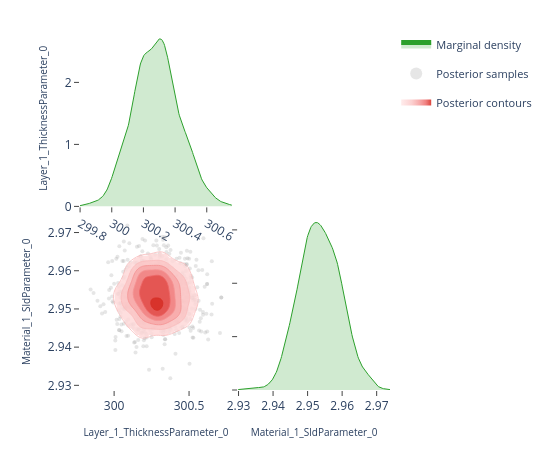

Notebook source saved alongside this figure:
### Code cell
# ---- Pairwise focus: thickness vs SLD ---------------------------------------
# A 2-parameter corner plot zooms in on the joint posterior for a specific
# pair.  This is the same view the EasyReflectometryApp's "2D Heatmap"
# sub-tab uses to inspect parameter degeneracies.


params_of_interest = ['Layer_1_ThicknessParameter_0', 'Material_1_SldParameter_0']
idx = [posterior.param_names.index(p) for p in params_of_interest]
subset_draws = np.asarray(posterior.draws)[:, idx]

fig = plot_corner(subset_draws, params_of_interest)
fig.show()

### Figure 1 — Plotly figure (JSON) as saved in the notebook; plotly's stock layout.template omitted (floating-point values rounded to 4 significant figures; data arrays with more than 128 entries replaced by an {"elided": "..."} marker saying what was removed)
{"data": [{"fill": "tozeroy", "fillcolor": "rgba(44, 160, 44, 0.22)", "hoverinfo": "skip", "legendgroup": "marginal", "line": {"color": "rgb(44, 160, 44)", "width": 1}, "mode": "lines", "name": "Marginal density", "showlegend": true, "type": "scatter", "x": {"elided": "256 float values"}, "xaxis": "x", "y": {"elided": "256 float values"}, "yaxis": "y"}, {"hoverinfo": "skip", "legendgroup": "scatter", "marker": {"color": "rgba(140, 140, 140, 0.22)", "size": 4}, "mode": "markers", "name": "Posterior samples", "showlegend": true, "type": "scatter", "x": {"elided": "800 float values"}, "xaxis": "x3", "y": {"elided": "800 float values"}, "yaxis": "y3", "zorder": 0}, {"colorscale": [[0.0, "rgba(255, 224, 224, 0.62)"], [0.35, "rgba(250, 188, 188, 0.70)"], [0.6, "rgba(245, 148, 148, 0.78)"], [0.82, "rgba(237, 104, 104, 0.84)"], [1.0, "rgba(215, 48, 39, 0.90)"]], "connectgaps": false, "contours": {"coloring": "fill", "end": 154.3, "showlabels": false, "showlines": false, "size": 24.36, "start": 32.48}, "hoverinfo": "skip", "legendgroup": "contour", "name": "Posterior contours", "showlegend": true, "showscale": false, "type": "contour", "x": [299.8, 299.8, 299.8, 299.8, 299.8, 299.9, 299.9, 299.9, 299.9, 299.9, 299.9, 299.9, 299.9, 300.0, 300.0, 300.0, 300.0, 300.0, 300.0, 300.0, 300.0, 300.1, 300.1, 300.1, 300.1, 300.1, 300.1, 300.1, 300.1, 300.2, 300.2, 300.2, 300.2, 300.2, 300.2, 300.2, 300.2, 300.2, 300.3, 300.3, 300.3, 300.3, 300.3, 300.3, 300.3, 300.3, 300.4, 300.4, 300.4, 300.4, 300.4, 300.4, 300.4, 300.4, 300.5, 300.5, 300.5, 300.5, 300.5, 300.5, 300.5, 300.5, 300.6, 300.6, 300.6, 300.6, 300.6, 300.6, 300.6, 300.6, 300.6, 300.7, 300.7, 300.7, 300.7, 300.7, 300.7, 300.7, 300.7, 300.8], "xaxis": "x3", "y": [2.93, 2.93, 2.931, 2.932, 2.932, 2.933, 2.933, 2.934, 2.934, 2.935, 2.935, 2.936, 2.937, 2.937, 2.938, 2.938, 2.939, 2.939, 2.94, 2.94, 2.941, 2.942, 2.942, 2.943, 2.943, 2.944, 2.944, 2.945, 2.945, 2.946, 2.947, 2.947, 2.948, 2.948, 2.949, 2.949, 2.95, 2.95, 2.951, 2.952, 2.952, 2.953, 2.953, 2.954, 2.954, 2.955, 2.955, 2.956, 2.957, 2.957, 2.958, 2.958, 2.959, 2.959, 2.96, 2.96, 2.961, 2.962, 2.962, 2.963, 2.963, 2.964, 2.964, 2.965, 2.966, 2.966, 2.967, 2.967, 2.968, 2.968, 2.969, 2.969, 2.97, 2.971, 2.971, 2.972, 2.972, 2.973, 2.973, 2.974], "yaxis": "y3", "z": {"elided": "80x80 float values"}, "zmax": 154.3, "zmin": 32.48, "zorder": 1}, {"colorscale": [[0.0, "rgba(250, 188, 188, 0.94)"], [0.35, "rgba(250, 188, 188, 0.94)"], [0.35, "rgba(245, 148, 148, 0.95)"], [0.6, "rgba(245, 148, 148, 0.95)"], [0.6, "rgba(237, 104, 104, 0.96)"], [0.82, "rgba(237, 104, 104, 0.96)"], [0.82, "rgba(215, 48, 39, 0.98)"], [1.0, "rgba(215, 48, 39, 0.98)"]], "contours": {"coloring": "lines", "end": 154.3, "showlabels": false, "size": 24.36, "start": 32.48}, "hoverinfo": "skip", "legendgroup": "contour", "line": {"width": 0.9}, "showlegend": false, "showscale": false, "type": "contour", "x": [299.8, 299.8, 299.8, 299.8, 299.8, 299.9, 299.9, 299.9, 299.9, 299.9, 299.9, 299.9, 299.9, 300.0, 300.0, 300.0, 300.0, 300.0, 300.0, 300.0, 300.0, 300.1, 300.1, 300.1, 300.1, 300.1, 300.1, 300.1, 300.1, 300.2, 300.2, 300.2, 300.2, 300.2, 300.2, 300.2, 300.2, 300.2, 300.3, 300.3, 300.3, 300.3, 300.3, 300.3, 300.3, 300.3, 300.4, 300.4, 300.4, 300.4, 300.4, 300.4, 300.4, 300.4, 300.5, 300.5, 300.5, 300.5, 300.5, 300.5, 300.5, 300.5, 300.6, 300.6, 300.6, 300.6, 300.6, 300.6, 300.6, 300.6, 300.6, 300.7, 300.7, 300.7, 300.7, 300.7, 300.7, 300.7, 300.7, 300.8], "xaxis": "x3", "y": [2.93, 2.93, 2.931, 2.932, 2.932, 2.933, 2.933, 2.934, 2.934, 2.935, 2.935, 2.936, 2.937, 2.937, 2.938, 2.938, 2.939, 2.939, 2.94, 2.94, 2.941, 2.942, 2.942, 2.943, 2.943, 2.944, 2.944, 2.945, 2.945, 2.946, 2.947, 2.947, 2.948, 2.948, 2.949, 2.949, 2.95, 2.95, 2.951, 2.952, 2.952, 2.953, 2.953, 2.954, 2.954, 2.955, 2.955, 2.956, 2.957, 2.957, 2.958, 2.958, 2.959, 2.959, 2.96, 2.96, 2.961, 2.962, 2.962, 2.963, 2.963, 2.964, 2.964, 2.965, 2.966, 2.966, 2.967, 2.967, 2.968, 2.968, 2.969, 2.969, 2.97, 2.971, 2.971, 2.972, 2.972, 2.973, 2.973, 2.974], "yaxis": "y3", "z": {"elided": "80x80 float values"}, "zmax": 154.3, "zmin": 32.48, "zorder": 2}, {"fill": "tozeroy", "fillcolor": "rgba(44, 160, 44, 0.22)", "hoverinfo": "skip", "legendgroup": "marginal", "line": {"color": "rgb(44, 160, 44)", "width": 1}, "mode": "lines", "name": "Marginal density", "showlegend": false, "type": "scatter", "x": {"elided": "256 float values"}, "xaxis": "x4", "y": {"elided": "256 float values"}, "yaxis": "y4"}], "layout": {"height": 450, "legend": {"font": {"size": 11}, "itemsizing": "constant", "orientation": "v", "x": 1.02, "xanchor": "left", "y": 1.0, "yanchor": "top"}, "margin": {"b": 60, "l": 80, "r": 160, "t": 30}, "plot_bgcolor": "white", "showlegend": true, "width": 550, "xaxis": {"anchor": "y", "domain": [0.0, 0.49], "showgrid": false, "ticks": "outside", "zeroline": false}, "xaxis2": {"anchor": "y2", "domain": [0.51, 1.0], "showgrid": false, "ticks": "outside", "visible": false, "zeroline": false}, "xaxis3": {"anchor": "y3", "domain": [0.0, 0.49], "showgrid": false, "ticks": "outside", "title": {"font": {"size": 10}, "text": "Layer_1_ThicknessParameter_0"}, "zeroline": false}, "xaxis4": {"anchor": "y4", "domain": [0.51, 1.0], "showgrid": false, "ticks": "outside", "title": {"font": {"size": 10}, "text": "Material_1_SldParameter_0"}, "zeroline": false}, "yaxis": {"anchor": "x", "domain": [0.51, 1.0], "showgrid": false, "ticks": "outside", "title": {"font": {"size": 10}, "text": "Layer_1_ThicknessParameter_0"}, "zeroline": false}, "yaxis2": {"anchor": "x2", "domain": [0.51, 1.0], "showgrid": false, "ticks": "outside", "visible": false, "zeroline": false}, "yaxis3": {"anchor": "x3", "domain": [0.0, 0.49], "showgrid": false, "ticks": "outside", "title": {"font": {"size": 10}, "text": "Material_1_SldParameter_0"}, "zeroline": false}, "yaxis4": {"anchor": "x4", "domain": [0.0, 0.49], "showgrid": false, "showticklabels": false, "ticks": "outside", "zeroline": false}}}
